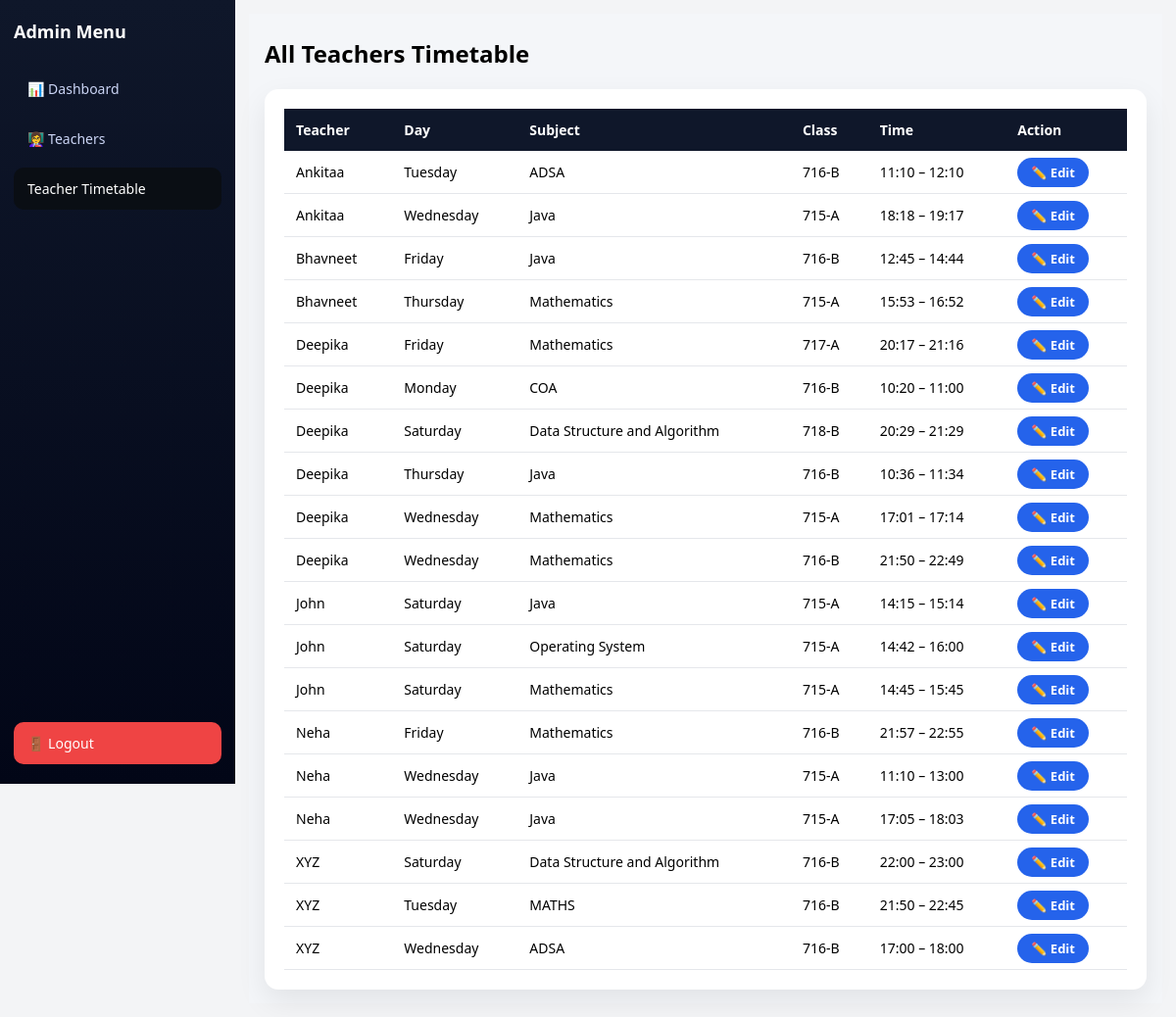
Page /admin/teacher-timetable (signed in) on the committed database.
### tables this page shows
CREATE TABLE teacher_timetable (
    id INTEGER PRIMARY KEY AUTOINCREMENT,
    teacher_username TEXT,
    day TEXT,
    subject TEXT,
    class TEXT,
    start_time TEXT,
    end_time TEXT
);

CREATE TABLE teachers (
    id INTEGER PRIMARY KEY AUTOINCREMENT,
    name TEXT NOT NULL,
    email TEXT UNIQUE NOT NULL,
    username TEXT UNIQUE NOT NULL,
    password TEXT NOT NULL
);

### app.py (the view)
@app.route('/admin/teacher-timetable')
def admin_teacher_timetable():
    if not session.get('admin_logged_in'):
        return redirect(url_for('admin_login'))
    conn = get_db_connection()
    teachers = conn.execute("""
        SELECT username, name FROM teachers
    """).fetchall()
    timetable = conn.execute("""
        SELECT tt.*, t.name
        FROM teacher_timetable tt
        JOIN teachers t
        ON tt.teacher_username = t.username
        ORDER BY t.name, tt.day, tt.start_time
    """).fetchall()
    conn.close()
    return render_template(
        'admin_teacher_timetable.html',
        teachers=teachers,
        timetable=timetable
    )

### app.py (called while the page is built)
def get_db_connection():
    conn = sqlite3.connect(DB_PATH)
    conn.row_factory = sqlite3.Row
    return conn

### templates/admin_teacher_timetable.html (shortened to what this page needs)
<!doctype html>
<html lang="en">
  <head>
    <link
      rel="stylesheet"
      href="{{ url_for('static', filename='css/style.css') }}"
    />
  </head>
  <body>
    <div class="app-layout">
      <aside class="sidebar">
        <div class="sidebar-logo">
          <h3>Admin Menu</h3>
        </div>
        <nav class="sidebar-menu">
          <a href="/admin-dashboard">📊 Dashboard</a>
          <a href="/admin/teachers">👩‍🏫 Teachers</a>
          <a href="/admin/teacher-timetable" class="active">
            Teacher Timetable
          </a>
          <a href="/logout" class="logout">🚪 Logout</a>
        </nav>
      </aside>
      <main class="main-content">
        <div class="dashboard-container">
          <h2>All Teachers Timetable</h2>
          <div class="table-card">
            <table class="pro-table">
              <thead>
                <tr>
                  <th>Teacher</th>
                  <th>Day</th>
                  <th>Subject</th>
                  <th>Class</th>
                  <th>Time</th>
                  <th>Action</th>
                </tr>
              </thead>
              <tbody>
                {% for t in timetable %}
                <tr>
                  <td>{{ t.name }}</td>
                  <td>{{ t.day }}</td>
                  <td>{{ t.subject }}</td>
                  <td>{{ t.class }}</td>
                  <td>{{ t.start_time }} – {{ t.end_time }}</td>
                  <td>
                    <a href="/admin/edit-timetable/{{ t.id }}" class="edit-btn">
                      ✏️ Edit
                    </a>
                  </td>
                </tr>
                {% endfor %}
              </tbody>
            </table>
          </div>
        </div>
      </main>
    </div>
  </body>
</html>

### static/css/style.css (style rules this page uses)
* { margin: 0; padding: 0; box-sizing: border-box; font-family: "Segoe UI", sans-serif; }
body { margin: 0; padding: 0; min-height: 100vh; background: #f3f4f6; font-family: 'Segoe UI', sans-serif; }
h2 { margin-top: 10px; margin-bottom: 5px; }
.dashboard-container { padding: 14px 16px; background: #f4f6f9; min-height: calc(100vh - 60px); max-width: 1150px; margin: auto; }
.app-layout { display: flex; min-height: 100vh; background: #f3f4f6; }
.sidebar { position: fixed; top: 0; left: 0; height: 100vh; width: 240px; background: linear-gradient(to bottom, #0f172a, #020617); color: white; padding: 20px 14px; display: flex; flex-direction: column; transition: transform 0.35s ease; z-index: 1000; }
.main-content { margin-left: 240px; width: calc(100% - 240px); padding: 14px; min-height: 100vh; transition: margin-left 0.35s ease, width 0.35s ease; }
.sidebar-logo { display: flex; align-items: center; gap: 10px; margin-bottom: 25px; }
.sidebar-logo h3 { font-size: 18px; margin: 0; }
.sidebar-menu { display: flex; flex-direction: column; gap: 8px; flex-grow: 1; }
.sidebar-menu a { display: flex; align-items: center; gap: 12px; padding: 12px 14px; color: #cbd5f5; text-decoration: none; border-radius: 10px; font-size: 14px; font-weight: 500; transition: background 0.2s; }
.sidebar-menu a.active { background: #0a0e14; color: white; }
.sidebar-menu a.logout { margin-top: auto; background: #ef4444; color: white; }
.sidebar { transform: translateX(0); }
.table-card { background: white; padding: 20px; border-radius: 14px; box-shadow: 0 12px 30px rgba(0, 0, 0, 0.08); margin-top: 20px; }
.pro-table { width: 100%; border-collapse: collapse; font-size: 14px; }
.pro-table thead th { background: #0f172a; color: white; padding: 12px; text-align: left; font-weight: 600; }
.pro-table tbody td { padding: 12px; border-bottom: 1px solid #e5e7eb; }
.edit-btn { background: #2563eb; color: white; padding: 6px 14px; border-radius: 999px; font-size: 13px; font-weight: 600; text-decoration: none; }

### rows in the picture
teacher_timetable: name "Ankitaa", day "Tuesday", subject "ADSA", class "716-B", start_time "11:10", end_time "12:10"
teacher_timetable: name "Ankitaa", day "Wednesday", subject "Java", class "715-A", start_time "18:18", end_time "19:17"
teacher_timetable: name "Bhavneet", day "Friday", subject "Java", class "716-B", start_time "12:45", end_time "14:44"
teacher_timetable: name "Bhavneet", day "Thursday", subject "Mathematics", class "715-A", start_time "15:53", end_time "16:52"
teacher_timetable: name "Deepika", day "Friday", subject "Mathematics", class "717-A", start_time "20:17", end_time "21:16"
teacher_timetable: name "Deepika", day "Monday", subject "COA", class "716-B", start_time "10:20", end_time "11:00"
teacher_timetable: name "Deepika", day "Saturday", subject "Data Structure and Algorithm", class "718-B", start_time "20:29", end_time "21:29"
teacher_timetable: name "Deepika", day "Thursday", subject "Java", class "716-B", start_time "10:36", end_time "11:34"
teacher_timetable: name "Deepika", day "Wednesday", subject "Mathematics", class "715-A", start_time "17:01", end_time "17:14"
teacher_timetable: name "Deepika", day "Wednesday", subject "Mathematics", class "716-B", start_time "21:50", end_time "22:49"
teacher_timetable: name "John", day "Saturday", subject "Java", class "715-A", start_time "14:15", end_time "15:14"
teacher_timetable: name "John", day "Saturday", subject "Operating System", class "715-A", start_time "14:42", end_time "16:00"
teacher_timetable: name "John", day "Saturday", subject "Mathematics", class "715-A", start_time "14:45", end_time "15:45"
teacher_timetable: name "Neha", day "Friday", subject "Mathematics", class "716-B", start_time "21:57", end_time "22:55"
teacher_timetable: name "Neha", day "Wednesday", subject "Java", class "715-A", start_time "11:10", end_time "13:00"
teacher_timetable: name "Neha", day "Wednesday", subject "Java", class "715-A", start_time "17:05", end_time "18:03"
teacher_timetable: name "XYZ", day "Saturday", subject "Data Structure and Algorithm", class "716-B", start_time "22:00", end_time "23:00"
teacher_timetable: name "XYZ", day "Tuesday", subject "MATHS", class "716-B", start_time "21:50", end_time "22:45"
teacher_timetable: name "XYZ", day "Wednesday", subject "ADSA", class "716-B", start_time "17:00", end_time "18:00"
